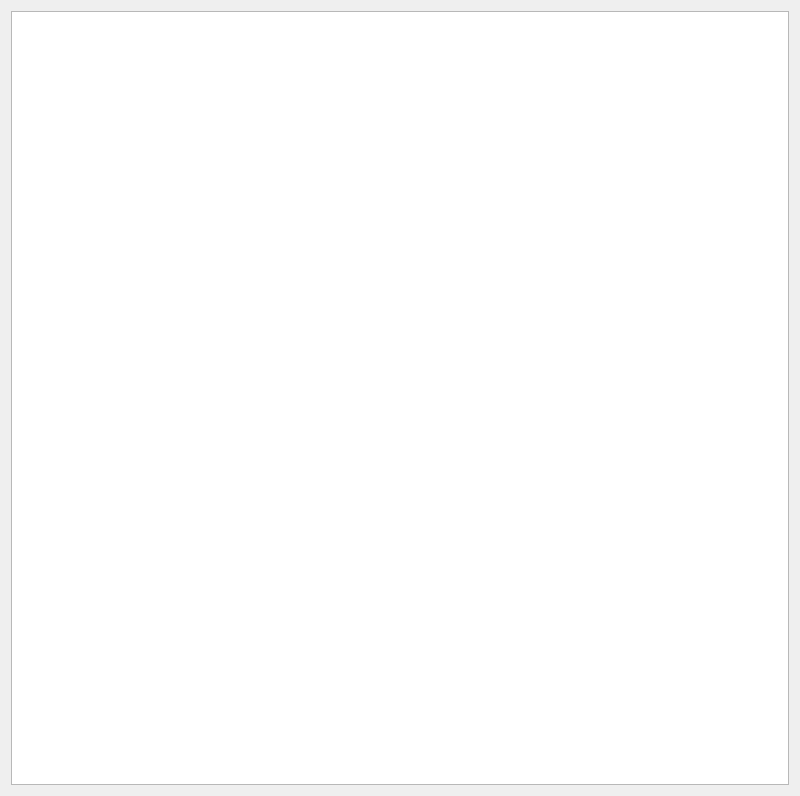
<?xml version="1.0" encoding="UTF-8"?>
<ui version="4.0">
    <class>simulator_area</class>
    <widget class="QWidget" name="simulator_area">
        <property name="geometry">
            <rect>
                <x>0</x>
                <y>0</y>
                <width>800</width>
                <height>796</height>
            </rect>
        </property>
        <property name="windowTitle">
            <string>Form</string>
        </property>
        <layout class="QVBoxLayout" name="verticalLayout">
            <item>
                <widget class="QGraphicsView" name="graphicsView"/>
            </item>
        </layout>
    </widget>
    <resources/>
    <connections/>
</ui>
